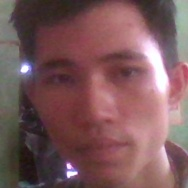
#> input picture face_img/User.0.1.jpg, 188 x 188 px; its folder holds 4 pictures in this run
$ python mo_hinh.py
#> lines starting #> are read from the running program, lines starting #| are printed output that depends on the picture
import os
import cv2
import numpy as np
from PIL import Image

# code huan luyen mo hinh
recognizer = cv2.face_LBPHFaceRecognizer.create()
path = 'face_img'

def getImagesWithID(path):
#> called with path = 'face_img'
    imagePaths=[os.path.join(path, f) for f in os.listdir(path)]
    faces=[]
    IDs=[]
    for imagePath in imagePaths:
        faceImg = Image.open(imagePath).convert('L')
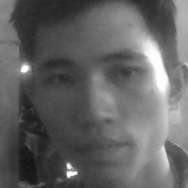
#> faceImg: PIL image 188x188 L; min 19, max 255, mean 99.3
        faceNp = np.array(faceImg, 'uint8')
        ID=int(os.path.split(imagePath)[-1].split('.')[1])
        faces.append(faceNp)
        IDs.append(ID)
        cv2.imshow('training', faceNp)
        cv2.waitKey(10)
#> pass 2 of the loop in getImagesWithID, `for imagePath in imagePaths:`:
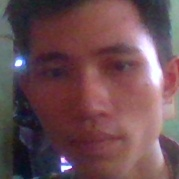
#> input picture face_img/User.0.12.jpg, 179 x 179 px
#> in getImagesWithID, `faceImg = Image.open(imagePath).convert('L')`:
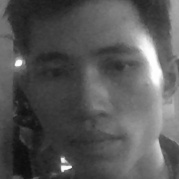
#> faceImg: PIL image 179x179 L; min 12, max 255, mean 86.7
#> pass 3 of the loop in getImagesWithID, `for imagePath in imagePaths:`:
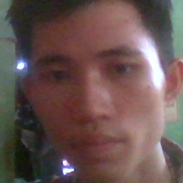
#> input picture face_img/User.0.15.jpg, 183 x 183 px
#> in getImagesWithID, `faceImg = Image.open(imagePath).convert('L')`:
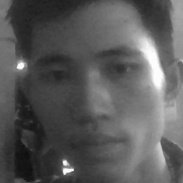
#> faceImg: PIL image 183x183 L; min 14, max 255, mean 89.9
#> the loop made 4 passes; the first 3 are shown
    return np.array(IDs), faces

Ids, faces = getImagesWithID(path)
# print(Ids)
# print(faces)

recognizer.train(faces, Ids)

if not os.path.exists('HuanLuyen'):
    os.makedirs('HuanLuyen')

recognizer.save("HuanLuyen/huanluyen.yml")
cv2.destroyAllWindows()
